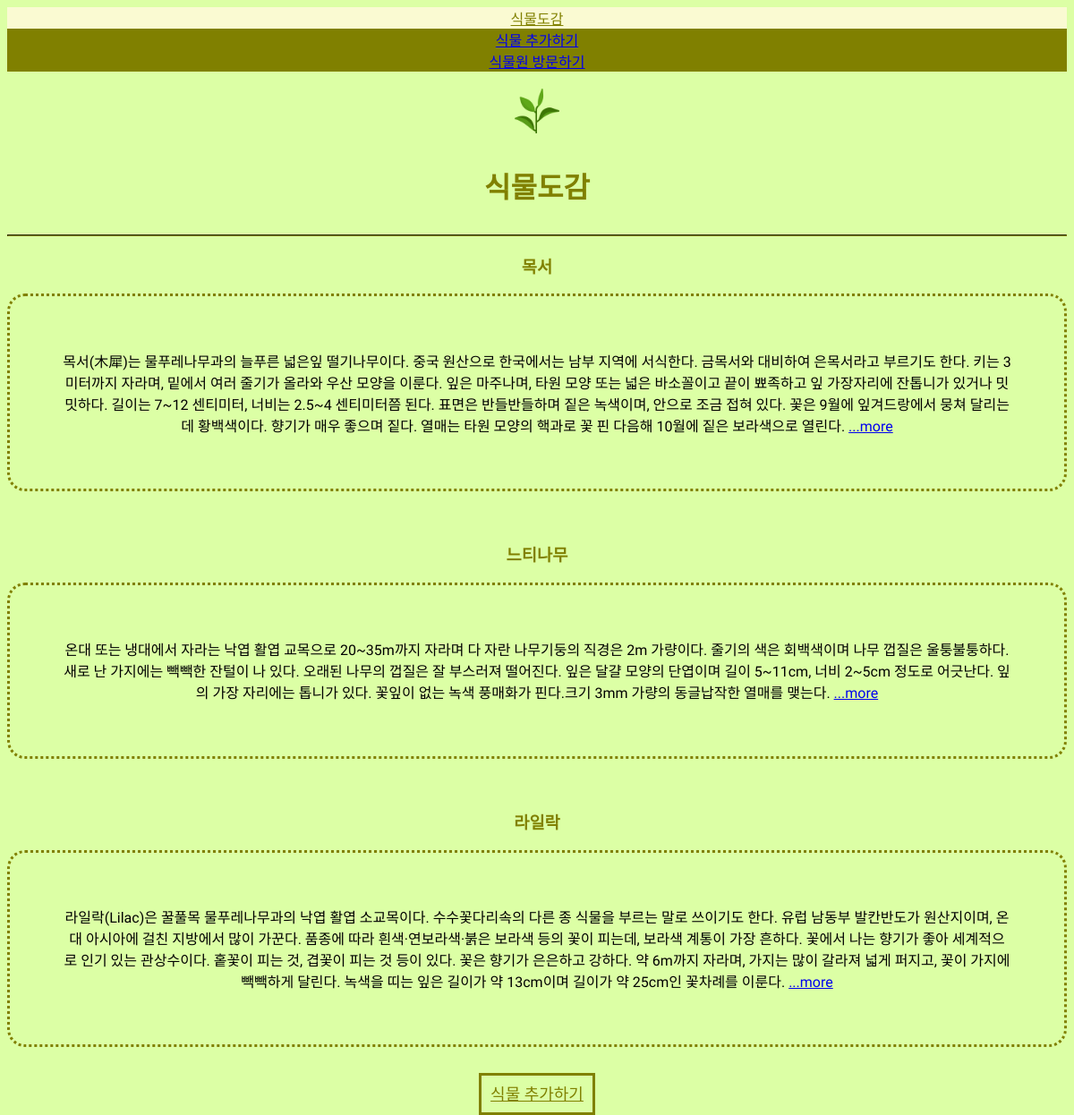
The page / on the database its author committed.
### blog/models.py (models this page shows, shortened)
class Blog(models.Model):
    subject = models.CharField(max_length=200)
    author = models.CharField(max_length=100)
    date = models.DateTimeField()
    content = models.TextField()
    image = models.ImageField(upload_to = "blog/", blank=True, null=True)
    def brief(self):
        return self.content[:500]

### blog/views.py (the view)
# urls.py: path('', home, name='home'),
def home(request):
    objects = Blog.objects.all()
    return render(request, 'home.html', {'objects':objects})

### blog/templates/home.html
{% extends 'base.html' %}
{% block content %}
    <h1>식물도감</h1>
    <hr>
    <div class="container">
    {% for blog in objects%}
        <h3 id="plant_name">{{blog.subject}}</h3>
        <div id="content">{{blog.brief}} <a href="{%url 'detail' blog.id %}">...more</a></div>
        <br><br>
    {% endfor %}
    </div>
    <div>
        <a id="add" href="{% url 'new' %}">식물 추가하기</a>
    </div>
{% endblock %}

### blog/templates/base.html (style rules this page uses)
body { text-align: center; font-family: Song Myung; background: rgb(220, 255, 165); }
#content { border: dotted; border-color:olive; border-radius: 20px; padding: 5%; }
#add { font-size: large; color: olive; border: solid; border-color: olive; padding: 10px; }
#plant_name { color:olive; }
h1 { color:olive; padding: 10px; }
hr { border-color:olive; }

### rows shown on the page
Blog: subject "목서", brief "목서(木犀)는 물푸레나무과의 늘푸른 넓은잎 떨기나무이다. 중국 원산으로 한국에서는 남부 지역에 서식한다. 금목서와 대비하여 은목서라고 부르기도 한다. 키는 3 미터까지 자라며, 밑에서 여러 줄기가 올라와 우산 모양을 이룬다. 잎은 마주나며, 타원 모양 또는 넓은 바소꼴이고 끝이 뾰족하고 잎 가장자리에 잔톱니가 있거나 밋밋하다. 길이는 7~12 센티미터, 너비는 2.5~4 센티미터쯤 된다. 표면은 반들반들하며 짙은 녹색이며, 안으로 조금 접혀 있다. 꽃은 9월에 잎겨드랑에서 뭉쳐 달리는데 황백색이다. 향기가 매우 좋으며 짙다. 열매는 타원 모양의 핵과로 꽃 핀 다음해 10월에 짙은 보라색으로 열린다."
Blog: subject "느티나무", brief "온대 또는 냉대에서 자라는 낙엽 활엽 교목으로 20~35m까지 자라며 다 자란 나무기둥의 직경은 2m 가량이다. 줄기의 색은 회백색이며 나무 껍질은 울퉁불퉁하다. 새로 난 가지에는 빽빽한 잔털이 나 있다. 오래된 나무의 껍질은 잘 부스러져 떨어진다. 잎은 달걀 모양의 단엽이며 길이 5~11cm, 너비 2~5cm 정도로 어긋난다. 잎의 가장 자리에는 톱니가 있다. 꽃잎이 없는 녹색 풍매화가 핀다.크기 3mm 가량의 동글납작한 열매를 맺는다."
Blog: subject "라일락", brief "라일락(Lilac)은 꿀풀목 물푸레나무과의 낙엽 활엽 소교목이다. 수수꽃다리속의 다른 종 식물을 부르는 말로 쓰이기도 한다. 유럽 남동부 발칸반도가 원산지이며, 온대 아시아에 걸친 지방에서 많이 가꾼다. 품종에 따라 흰색·연보라색·붉은 보라색 등의 꽃이 피는데, 보라색 계통이 가장 흔하다. 꽃에서 나는 향기가 좋아 세계적으로 인기 있는 관상수이다. 홑꽃이 피는 것, 겹꽃이 피는 것 등이 있다. 꽃은 향기가 은은하고 강하다. 약 6m까지 자라며, 가지는 많이 갈라져 넓게 퍼지고, 꽃이 가지에 빽빽하게 달린다. 녹색을 띠는 잎은 길이가 약 13cm이며 길이가 약 25cm인 꽃차례를 이룬다."
